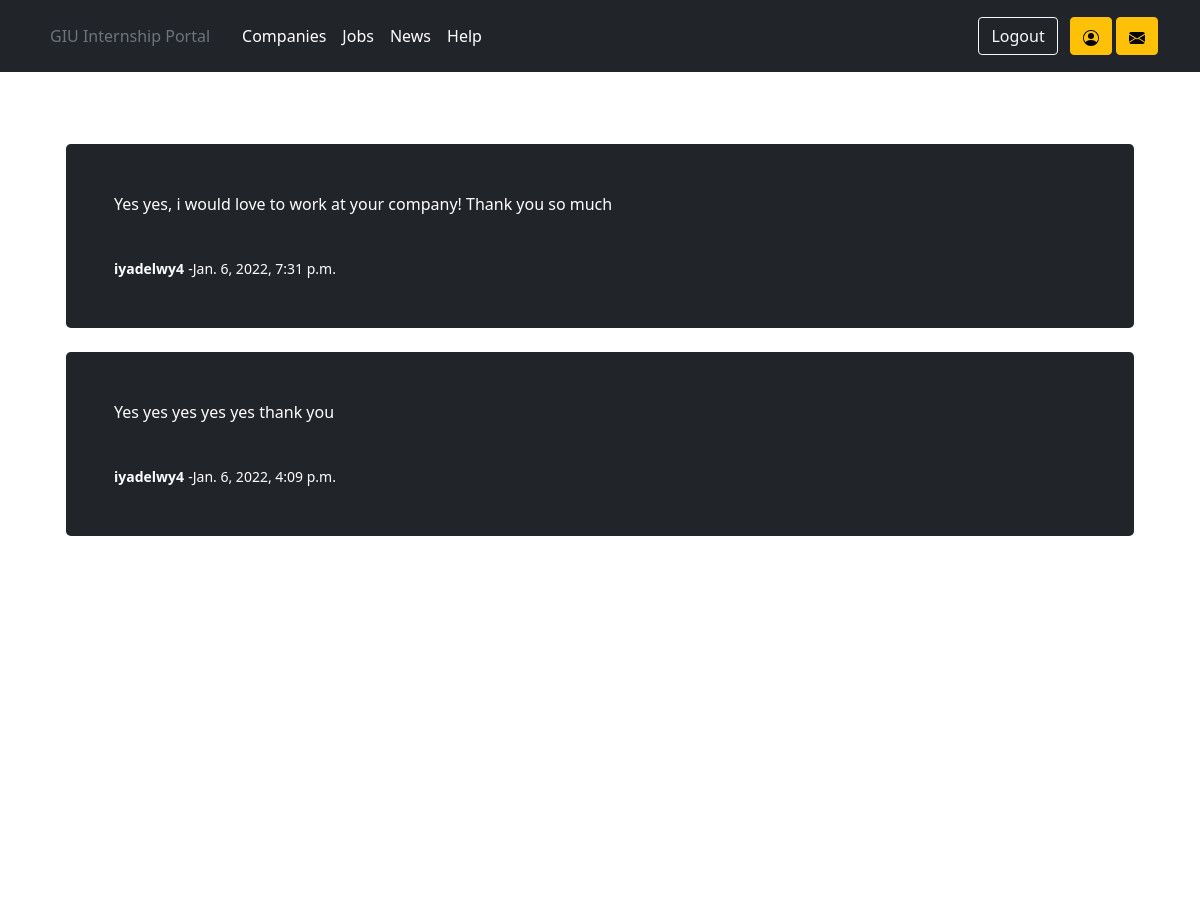
The app's page /messages/allmessages/13/19/ (signed in, upper part), older data.
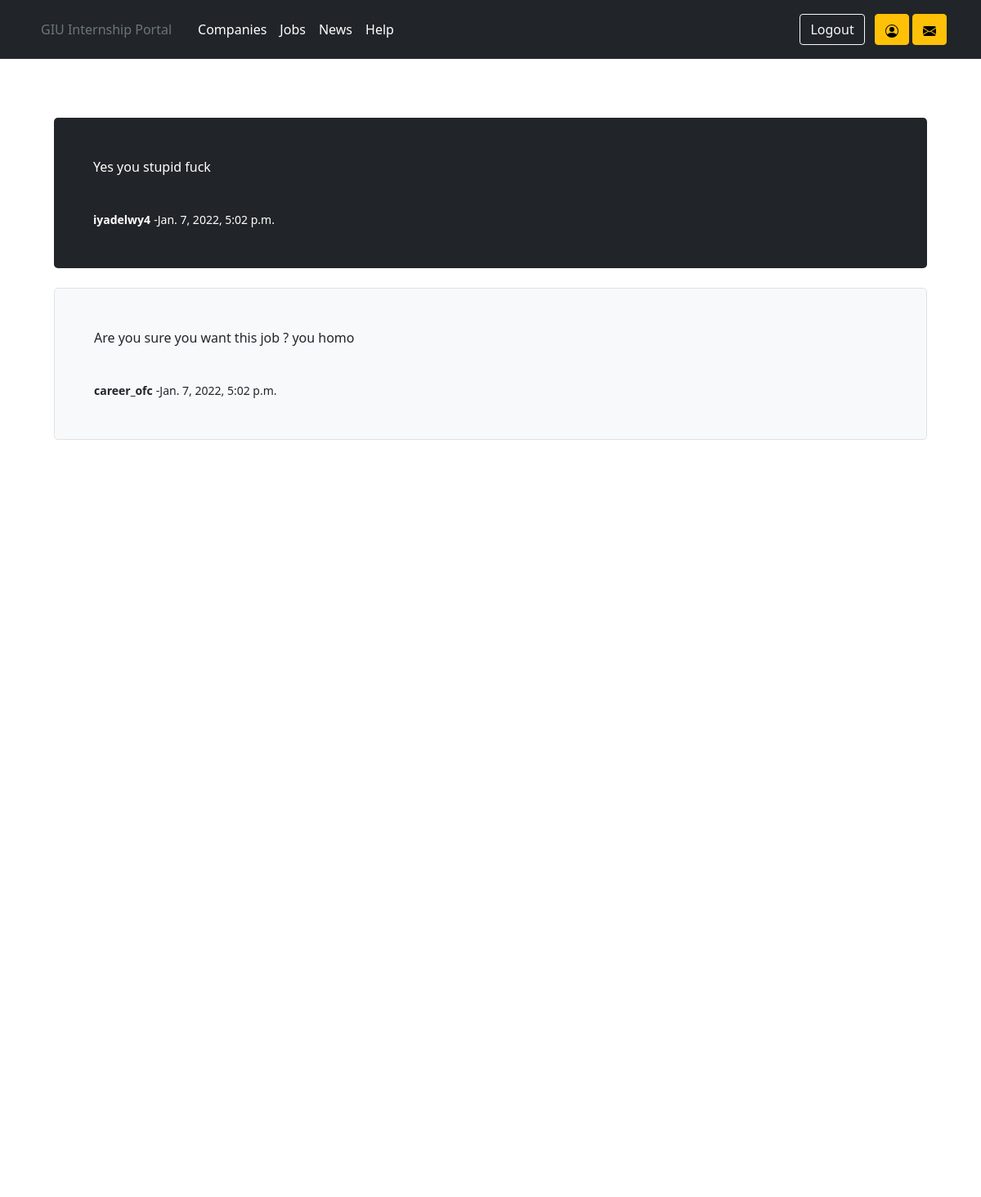
The same page, newer data.
### messenger/models.py (models this page shows, shortened)
class UserMessage(models.Model):
    msg_id = models.AutoField(primary_key=True)
    message_user = models.ForeignKey(user_models.User, on_delete=models.CASCADE)
    message = models.TextField(max_length=500)
    date_time = models.DateTimeField(default=django.utils.timezone.now)
    conversation = models.ForeignKey(Conversation, null=False, on_delete=models.CASCADE)

### users/models.py (models this page shows)
class User(AbstractUser):
    is_student = models.BooleanField(default=False)
    is_employer = models.BooleanField(default=False)
    is_admin = models.BooleanField(default=False)
    is_faculty_representative = models.BooleanField(default=False)
    is_academic_advisor = models.BooleanField(default=False)
    is_career_office_coordinator = models.BooleanField(default=False)
    password = models.CharField(null=True, blank=True, max_length=500)

### messenger/views.py (the view)
# urls.py: path('allmessages/<int:pk1>/<int:pk2>/', views.ViewConversation.as_view(), name='view_convo_page'),
class ViewConversation(LoginRequiredMixin, ListView):
    model = models.UserMessage
    template_name = 'messanger/viewmessages.html'
    context_object_name = 'message_list_view'
    login_url = 'login'
    def get_context_data(self, *, object_list=None, **kwargs):
        context = super(ViewConversation, self).get_context_data(**kwargs)
        user1 = self.kwargs['pk1']
        user2 = self.kwargs['pk2']
        convo = models.Conversation.objects.filter(user1=user1, user2=user2)[0]
        context["conversation"] = convo
        return context
    def get_queryset(self):
        user1 = self.kwargs['pk1']
        user2 = self.kwargs['pk2']
        convo = models.Conversation.objects.filter(user1=user1, user2=user2)[0]
        return models.UserMessage.objects.filter(conversation=convo).order_by('-date_time')

### templates/messanger/viewmessages.html (shortened to what this page needs)
{% extends 'userprofiles/profile_base.html' %}
{% block content %}
    <div class="container px-4 py-5" id="custom-cards" style="overflow-y: scroll;height: 450px;">
        <div>
            {% for msg in message_list_view %}
                {% if msg.message_user == user %}
                    <div class="h-100 p-5 text-white bg-dark rounded-3">
                        <p>{{ msg.message }}</p>
                        <br>
                        <small><strong>{{ msg.message_user }}</strong></small>
                        <small>-{{ msg.date_time }}</small>
                    </div>
                {% else %}
                    <div class="h-100 p-5 bg-light border rounded-3">
                        <p>{{ msg.message }}</p>
                        <br>
                        <small><strong>{{ msg.message_user }}</strong></small>
                        <small>-{{ msg.date_time }}</small>
                    </div>
                {% endif %}
                <br>
            {% endfor %}
        </div>
    </div>
    <br>
{% endblock content %}

Row changes from the older to the newer data that the page shows:
no longer on this page (row unchanged): UserMessage: message "Yes yes, i would love to work at your company! Thank you so much", message_user "iyadelwy4", date_time "Jan. 6, 2022, 7:31 p.m."
no longer on this page (row unchanged): UserMessage: message "Yes yes yes yes yes thank you", message_user "iyadelwy4", date_time "Jan. 6, 2022, 4:09 p.m."
added UserMessage: message "Yes you stupid fuck", message_user "iyadelwy4", date_time "Jan. 7, 2022, 5:02 p.m."
added UserMessage: message "Are you sure you want this job ? you homo", message_user "career_ofc", date_time "Jan. 7, 2022, 5:02 p.m."
